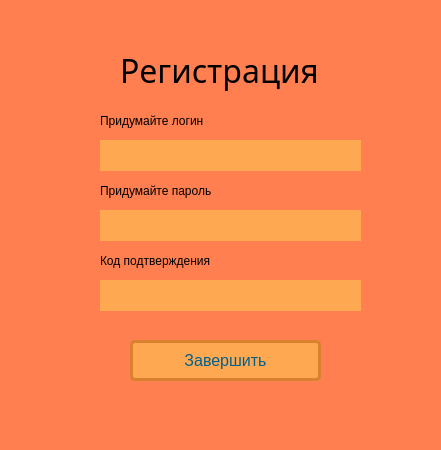
<?xml version="1.0" encoding="UTF-8"?>
<ui version="4.0">
 <class>Form</class>
 <widget class="QWidget" name="Form">
  <property name="geometry">
   <rect>
    <x>0</x>
    <y>0</y>
    <width>441</width>
    <height>450</height>
   </rect>
  </property>
  <property name="windowTitle">
   <string>Form</string>
  </property>
  <property name="styleSheet">
   <string notr="true">background-color:#FF7F50</string>
  </property>
  <widget class="QLabel" name="RegistrLabel">
   <property name="geometry">
    <rect>
     <x>120</x>
     <y>30</y>
     <width>281</width>
     <height>81</height>
    </rect>
   </property>
   <property name="font">
    <font>
     <family>Segoe Print</family>
     <pointsize>24</pointsize>
    </font>
   </property>
   <property name="text">
    <string>Регистрация</string>
   </property>
  </widget>
  <widget class="QLabel" name="label_3">
   <property name="geometry">
    <rect>
     <x>100</x>
     <y>180</y>
     <width>131</width>
     <height>21</height>
    </rect>
   </property>
   <property name="text">
    <string>Придумайте пароль</string>
   </property>
  </widget>
  <widget class="QLabel" name="label_4">
   <property name="geometry">
    <rect>
     <x>100</x>
     <y>110</y>
     <width>131</width>
     <height>21</height>
    </rect>
   </property>
   <property name="text">
    <string>Придумайте логин</string>
   </property>
  </widget>
  <widget class="QLabel" name="label_5">
   <property name="geometry">
    <rect>
     <x>100</x>
     <y>250</y>
     <width>131</width>
     <height>21</height>
    </rect>
   </property>
   <property name="text">
    <string>Код подтверждения</string>
   </property>
  </widget>
  <widget class="QPushButton" name="finishRegButt">
   <property name="geometry">
    <rect>
     <x>130</x>
     <y>340</y>
     <width>191</width>
     <height>41</height>
    </rect>
   </property>
   <property name="styleSheet">
    <string notr="true"> display: inline-block;
    text-decoration: none;
    background-color: #ffa852;
    color: #006089;
    border: 3px solid #d9812f;
    border-radius: 5px;
    font-size: 16px;
    padding: 7px 10px; 
    transition: all 0.8s ease;</string>
   </property>
   <property name="text">
    <string>Завершить</string>
   </property>
   <property name="default">
    <bool>false</bool>
   </property>
  </widget>
  <widget class="QLineEdit" name="createLogEdit">
   <property name="geometry">
    <rect>
     <x>100</x>
     <y>140</y>
     <width>261</width>
     <height>31</height>
    </rect>
   </property>
   <property name="styleSheet">
    <string notr="true">background-color:#ffa852</string>
   </property>
   <property name="frame">
    <bool>false</bool>
   </property>
  </widget>
  <widget class="QLineEdit" name="createPassEdit">
   <property name="geometry">
    <rect>
     <x>100</x>
     <y>210</y>
     <width>261</width>
     <height>31</height>
    </rect>
   </property>
   <property name="styleSheet">
    <string notr="true">background-color:#ffa852</string>
   </property>
   <property name="frame">
    <bool>false</bool>
   </property>
   <property name="echoMode">
    <enum>QLineEdit::Password</enum>
   </property>
  </widget>
  <widget class="QLineEdit" name="sendCodeEdit">
   <property name="geometry">
    <rect>
     <x>100</x>
     <y>280</y>
     <width>261</width>
     <height>31</height>
    </rect>
   </property>
   <property name="styleSheet">
    <string notr="true">background-color:#ffa852</string>
   </property>
   <property name="inputMethodHints">
    <set>Qt::ImhDigitsOnly</set>
   </property>
   <property name="frame">
    <bool>false</bool>
   </property>
  </widget>
 </widget>
 <resources/>
 <connections/>
</ui>
